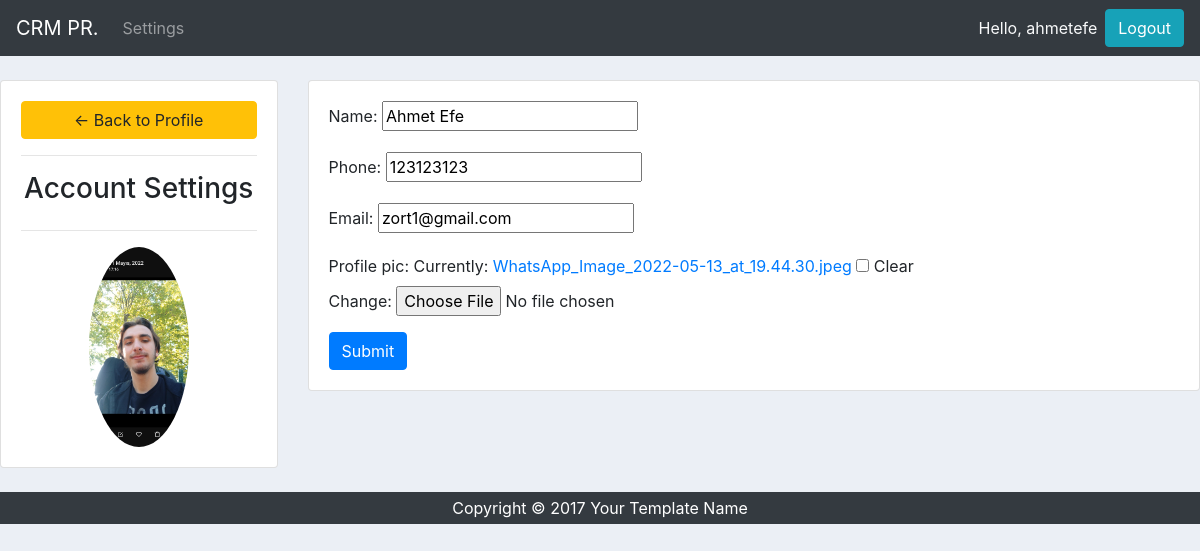
Screenshot of /account/ (signed in) with the database file from the repository.
### accounts/models.py (models this page shows, shortened)
class Customer(models.Model):
    user = models.OneToOneField(User, null=True,blank=True,on_delete=models.CASCADE)
    name = models.CharField(max_length=200,null=True)
    phone = models.CharField(max_length=200,null=True)
    email = models.CharField(max_length=200,null=True)
    profile_pic = models.ImageField(default="logo.jpg",null=True, blank=True)
    data_created = models.DateTimeField(auto_now_add=True,null=True)

### accounts/views.py (the view)
# urls.py: path("account/",views.account_set,name="accounturl"),
def account_set(request):
    customer = request.user.customer
    form = CustomerForm(instance=customer)
    if request.method == "POST":
        form = CustomerForm(request.POST,request.FILES,instance=customer)
        if form.is_valid():
            form.save()
    context = {"form": form}
    return render(request,"accounts/account_settings.html",context)

### accounts/forms.py
class CustomerForm(ModelForm):
    class Meta:
        model = Customer
        fields = "__all__"
        exclude = ["user"]

### accounts/templates/accounts/account_settings.html (shortened to what this page needs)
{%  extends 'accounts/main.html' %}
{% load static %}
{% block content %}
<br>
<div class="row">
	<div class="col-md-3">
		<div class="card card-body">
			<a class="btn btn-warning" href="{% url 'homeurl' %}"> &#8592; Back to Profile</a>
			<hr>
			<h3 style="text-align: center">Account Settings</h3>
			<hr>
			<img class="profile-pic" src="{{request.user.customer.profile_pic.url}}" >
		</div>
	</div>
	<div class="col-md-9">
		<div class="card card-body">
			<form method="POST" action="" enctype="multipart/form-data">
				{{form.as_p}}
			<input class="btn btn-primary" type="submit" name="Update Information">
			</form>
		</div>
	</div>
</div>
{% endblock %}

### accounts/templates/accounts/navbar.html (shortened to what this page needs)
{% load static %}
<nav class="navbar navbar-expand-lg navbar-dark bg-dark ">
  <a class="navbar-brand" href="{% url 'homeurl'  %}">CRM PR.</a>
  <div class="collapse navbar-collapse" id="navbarNav">
    <ul class="navbar-nav">
      {% if request.user.is_staff %}
      <li class="nav-item">
        <a class="nav-link" href="{% url 'homeurl'  %}">Dashboard</a>
      </li>
      <li class="nav-item">
        <a class="nav-link" href="{% url 'producturl' %}">Product</a>
      </li>
      {% else %}
        <li class="nav-item">
          <a class="nav-link" href="{% url 'accounturl' %}">Settings</a>
        </li>
      {% endif %}
    </ul>
  </div>
  <span class="text-light mr-2 ">Hello, {{ request.user }}</span>
  <span><a class="btn btn-info" href="{% url 'logouturl' %}">Logout</a></span>
</nav>

### static/css/main.css (style rules this page uses)
body { background-color: red; }

### accounts/templates/accounts/main.html (style rules this page uses)
body { background-color: #ebeff5; }

### accounts/templates/accounts/account_settings.html (style rules this page uses)
.profile-pic { max-width: 200px; max-height:200px; margin: 0 auto; border-radius: 50%; }

### rows the page displays
Customer: name "Ahmet Efe", phone "123123123", email "zort1@gmail.com"

### other values shown
{{ request.user }} "ahmetefe"
